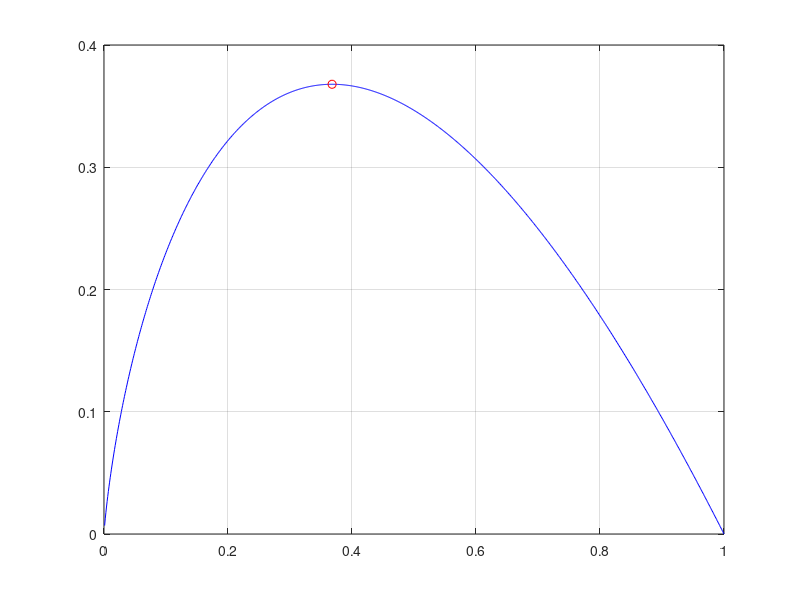

Write MATLAB code to recreate this figure.
clc;clear all;
%% plot entropy term 
u = 0.001:0.001:1;
y = -u.*log(u);
plot(u,y,'b-');
grid on
hold on
plot(exp(-1),exp(-1),'ro');